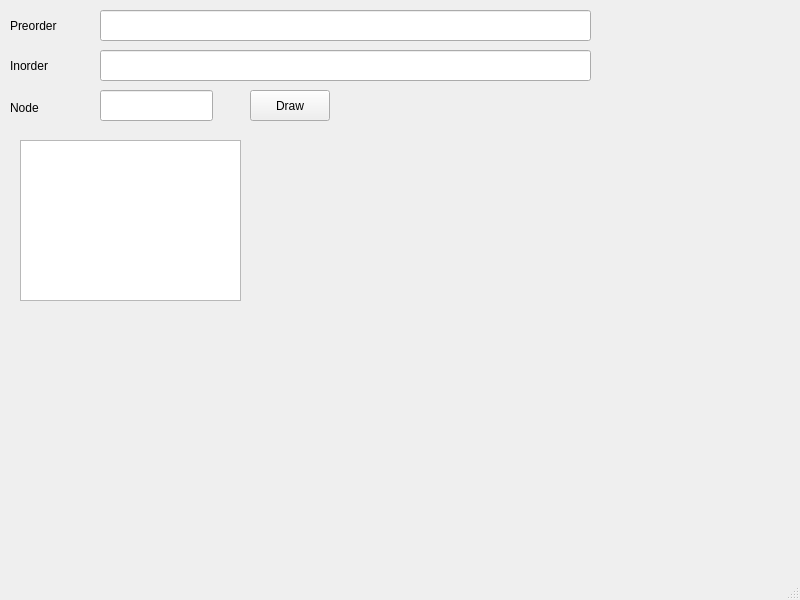
<?xml version="1.0" encoding="UTF-8"?>
<ui version="4.0">
 <class>MainWindow</class>
 <widget class="QMainWindow" name="MainWindow">
  <property name="geometry">
   <rect>
    <x>0</x>
    <y>0</y>
    <width>800</width>
    <height>600</height>
   </rect>
  </property>
  <property name="windowTitle">
   <string>MainWindow</string>
  </property>
  <widget class="QWidget" name="centralwidget">
   <widget class="QLineEdit" name="lineEdit">
    <property name="geometry">
     <rect>
      <x>100</x>
      <y>10</y>
      <width>491</width>
      <height>31</height>
     </rect>
    </property>
   </widget>
   <widget class="QLineEdit" name="lineEdit_2">
    <property name="geometry">
     <rect>
      <x>100</x>
      <y>50</y>
      <width>491</width>
      <height>31</height>
     </rect>
    </property>
   </widget>
   <widget class="QLabel" name="label">
    <property name="geometry">
     <rect>
      <x>10</x>
      <y>10</y>
      <width>81</width>
      <height>31</height>
     </rect>
    </property>
    <property name="text">
     <string>Preorder</string>
    </property>
   </widget>
   <widget class="QLabel" name="label_2">
    <property name="geometry">
     <rect>
      <x>10</x>
      <y>50</y>
      <width>81</width>
      <height>31</height>
     </rect>
    </property>
    <property name="text">
     <string>Inorder</string>
    </property>
   </widget>
   <widget class="QLabel" name="label_3">
    <property name="geometry">
     <rect>
      <x>10</x>
      <y>100</y>
      <width>71</width>
      <height>16</height>
     </rect>
    </property>
    <property name="text">
     <string>Node</string>
    </property>
   </widget>
   <widget class="QLineEdit" name="lineEdit_3">
    <property name="geometry">
     <rect>
      <x>100</x>
      <y>90</y>
      <width>113</width>
      <height>31</height>
     </rect>
    </property>
   </widget>
   <widget class="QTextBrowser" name="textBrowser">
    <property name="geometry">
     <rect>
      <x>20</x>
      <y>140</y>
      <width>221</width>
      <height>161</height>
     </rect>
    </property>
   </widget>
   <widget class="QPushButton" name="pushButton">
    <property name="geometry">
     <rect>
      <x>250</x>
      <y>90</y>
      <width>80</width>
      <height>31</height>
     </rect>
    </property>
    <property name="text">
     <string>Draw</string>
    </property>
   </widget>
  </widget>
  <widget class="QMenuBar" name="menubar">
   <property name="geometry">
    <rect>
     <x>0</x>
     <y>0</y>
     <width>800</width>
     <height>21</height>
    </rect>
   </property>
  </widget>
  <widget class="QStatusBar" name="statusbar"/>
 </widget>
 <resources/>
 <connections/>
</ui>
